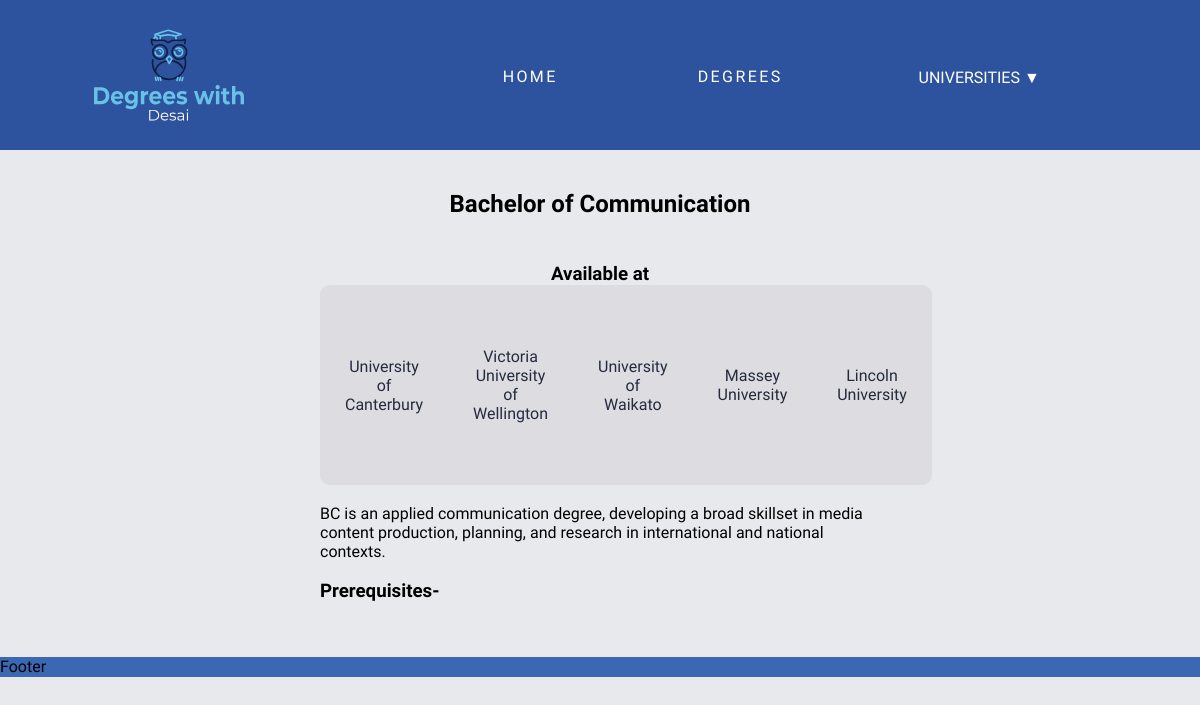
/degree/3, run on the app's committed database.
### models.py (models this page shows)
class Degree(db.Model):
    __tablename__ = 'Degree'
    id = db.Column(db.Integer, primary_key=True)
    name = db.Column(db.String())
    description = db.Column(db.String())
    likes = db.Column(db.Integer)
    universities = db.relationship('University', secondary=UniversityDegree, back_populates='degrees')
    prerequisites = db.relationship('Prerequisites', back_populates='degrees')

class University(db.Model):
    __tablename__ = 'University'
    id = db.Column(db.Integer, primary_key=True)
    name = db.Column(db.String())
    details = db.Column(db.String())
    location = db.Column(db.String())
    degrees = db.relationship('Degree', secondary=UniversityDegree, back_populates='universities')

### main.py (the view)
@app.route('/degree/<int:id>')
def degree(id):
  degree = models.Degree.query.filter_by(id=id).first_or_404()
  universities = degree.universities
  prereq = degree.prerequisites
  prereq_uni = [req.uid for req in prereq]
  return render_template('degree.html', degree = degree, universities = universities, prereq = prereq, prereq_uni = prereq_uni)

### main.py (called while the page is built)
@app.context_processor
def context_processor():
  uni = models.University.query.all()
  return dict(uni=uni)

### templates/degree.html (shortened to what this page needs)
{% extends 'layout.html' %}
{% block content %}
<div class="title">
    <h2>Bachelor of {{degree.name}} </h2>
</div>
<div class="degree">
    <div class="available">
        <h3>Available at</h3>
        <table class="table">
            <tr>
                {% for university in universities %}
                <td>
                    <a href="{{ url_for('university', id = university.id) }}">{{ university.name }}</a>
                </td>
                {% endfor %}
            </tr>
        </table>
    </div>
    <br>
    <p>{{ degree.description }}</p>
    <div class ="prereq">
        <br>
        <h3>Prerequisites-</h3>
    </div>
</div>
{% endblock %}

### static/css/style.css (style rules this page uses)
:root { --clr_primary:#2d539e; --clr_secondary: #3a68b3; --clr_tertiary: #262a3f; --clr_bg: #e8e9ec; }
* { margin:0; padding:0; box-sizing: border-box; font-family: 'Exo 2', sans-serif; }
body { background: var(--clr_bg); }
a { text-decoration: none; color: var(--clr_primary); }
h2 { text-align: center; margin: 40px; }
table { width: 0%; height: 25vh; margin: 0 auto; border-spacing: 0px; border-radius: 10px; background-color: #262a3f10; }
table tr { border: 1px solid var(--clr_tertiary); }
table td { width: calc(100%/8); }
table td a { color: #262a3f; display: inline-block; padding: 10px 25px; position: relative; width: 25%; }
table:nth-child(even) a { float: right; width: 100%; height: 100%; text-align: center; display: flex; flex-direction: column; justify-content: space-around; }
table td a:after { background: none repeat scroll 0 0 transparent; bottom: 0; content: ""; display: block; height: 2px; left: 50%; position: absolute; background: #fff; transition: width 0.3s ease 0s, left 0.3s ease 0s; width: 0; }
.degree { margin: 0 auto; width: 50%; padding: 5px; }
.available { text-align: center; }
.title { text-align: center; }

### data on the page
Degree: name "Communication", description "BC is an applied communication degree, developing a broad skillset in media content production, planning, and research in international and national contexts."
University: name "University of Canterbury"
University: name "Victoria University of Wellington"
University: name "University of Waikato"
University: name "Massey University"
University: name "Lincoln University"
